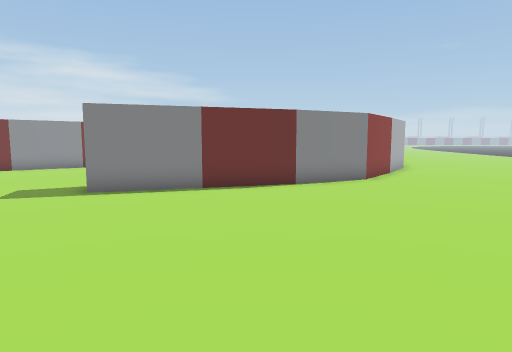
[1] (above)

21 first-person views from a walk through a Unity game level. The camera is 0.68 m above the floor, tilts 6° down and sees 75° across. The floor is counted in squares, 0.5 m on a side. Each view is taken from the middle of a square. On the plan, view 1 faces up. The plan holds only what a view shows up to about 15 squares ahead; the rest is blank. The place goes on beyond the plan. The player is left out. Some surface patterns are stand-ins.

[2]
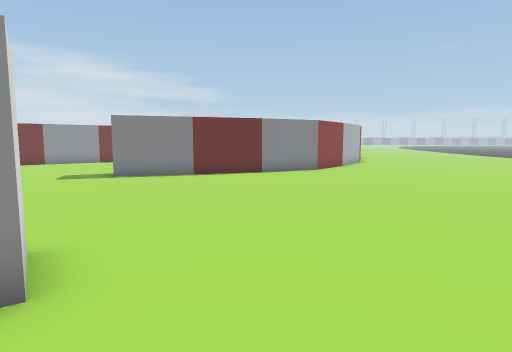

[3]
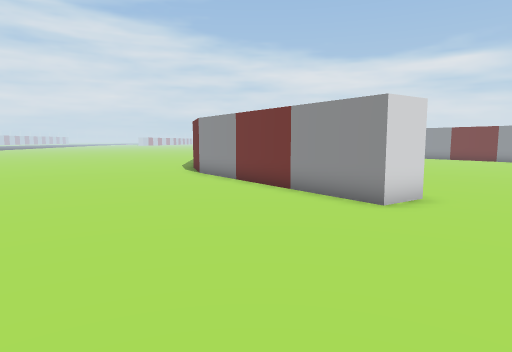

[4]
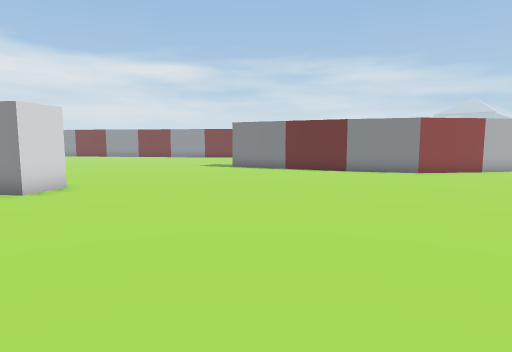

[5]
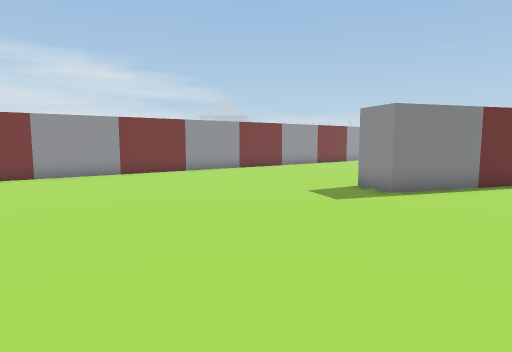

[6]
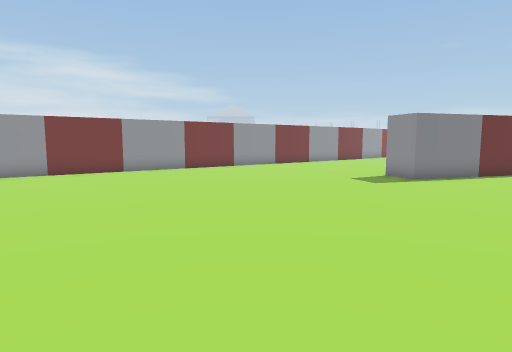

[7]
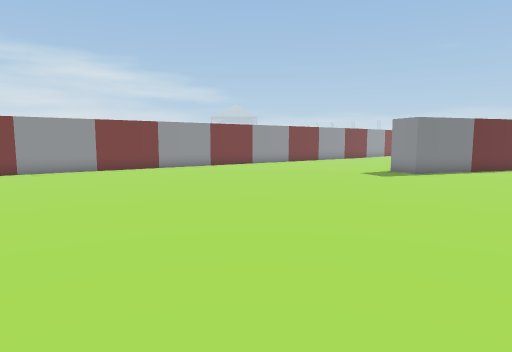

[8]
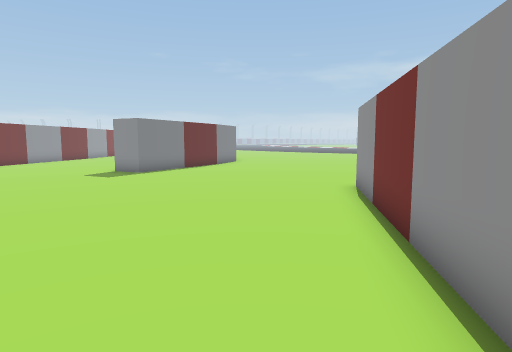

[9]
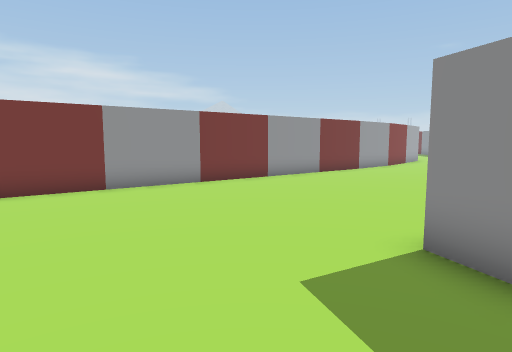

[10]
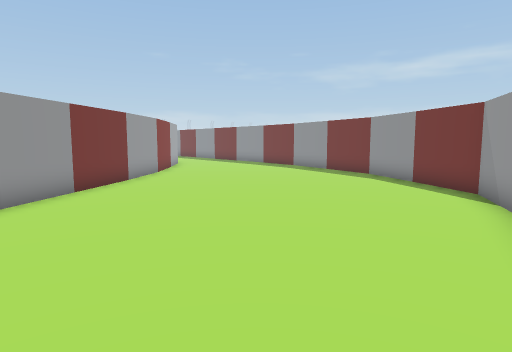

[11]
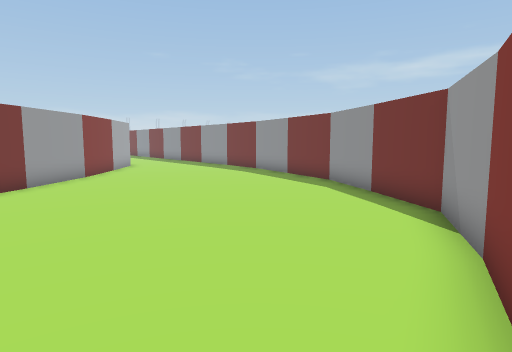

[12]
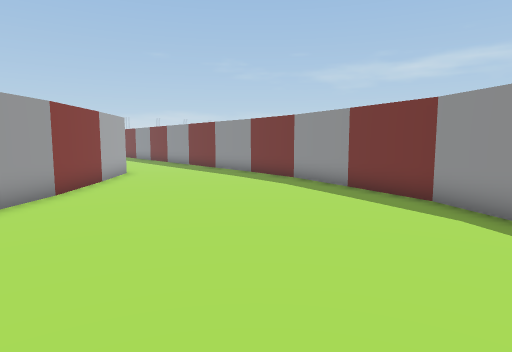

[13]
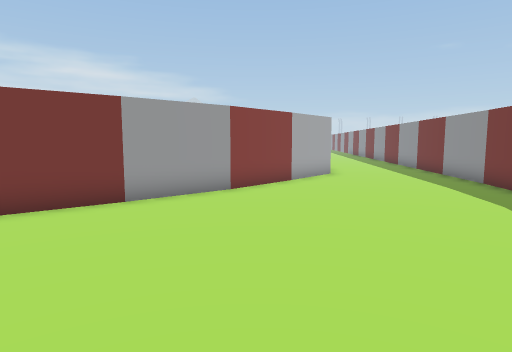

[14]
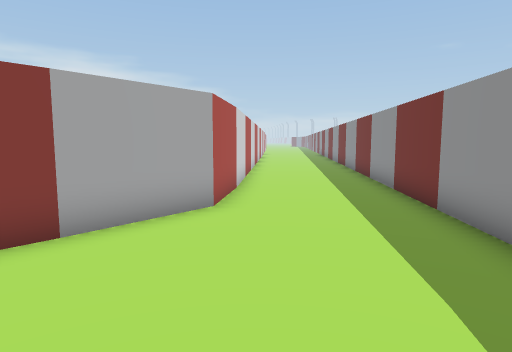

[15]
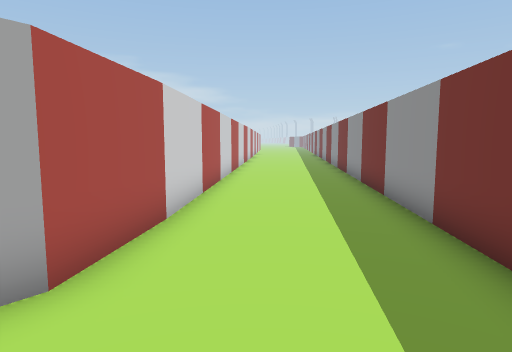

[16]
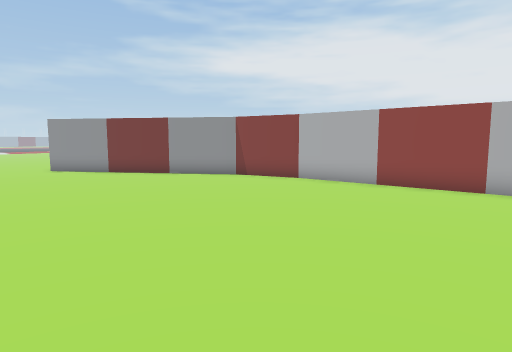

[17]
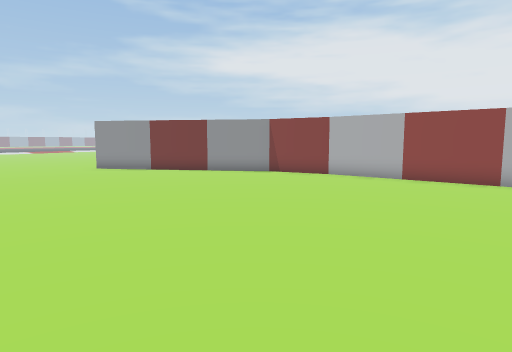

[18]
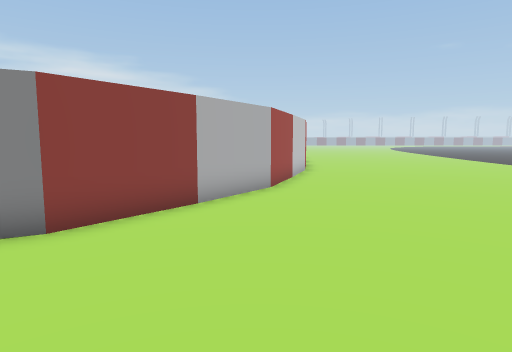

[19]
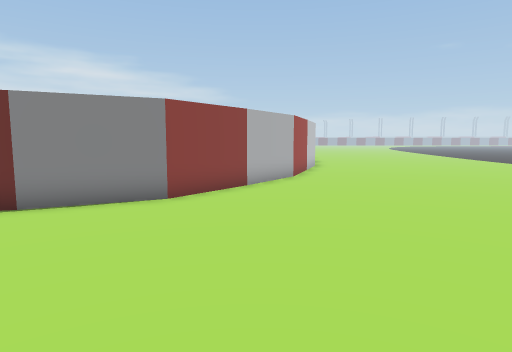

[20]
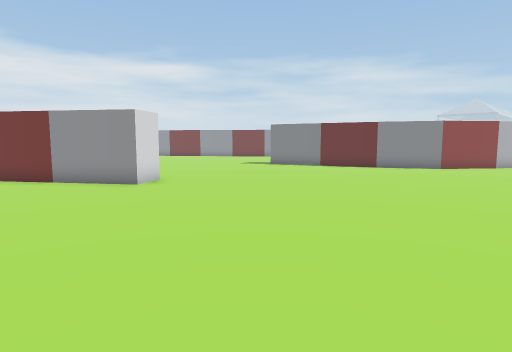

[21]
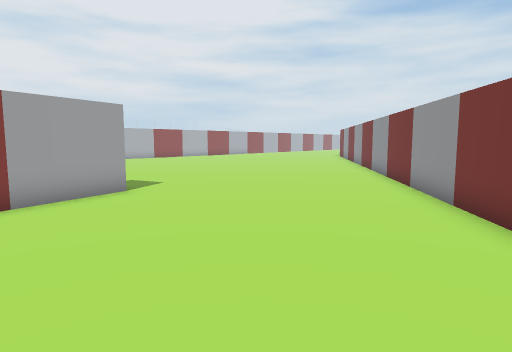

### Floor plan
Points are (right, up) in squares from view 1. A wall is a line through its corners. A room is listed if a view was taken in it or the views show most of it. See-through windows are left out.
Room 1 (views 1, 2, 3, 4, 5, 6, 7, 8, 9, 10, 11, 12, 13, 14, 15, 16, 17, 18, 19, 20, 21)
walls: (1.3, 10.5) (-4.4, 8.7) (-4.9, 10.1) (0.5, 11.8); (0.4, 11.7) (3.2, 13) (6.1, 17.4) (7.9, 22.9); (7.6, 16.7) (3.9, 11.8) (1.2, 10.5); (-1.8, 22.3) (-19.6, 9); (-11.5, -5.8) (-8.8, -5) (-1.8, -0.1) (-1, -1.3) (-8.3, -6.5); (0.3, 24.4) (-2, 22.3); (8, 22.7) (9.4, 35.9); (9.3, 22.2) (7.4, 16.7); (-17.8, -6.3) (-11.4, -5.8); (5.1, 37.4) (4.1, 28.9) (0.3, 24.2)

Where each view was taken, in squares from view 1:
view 1: 0 up, 0 right, facing up
view 2: 4 down, 1 right, facing up
view 3: 4 down, 6 right, facing left
view 4: 3 down, 9 right, facing up-left
view 5: 0 up, 8 left, facing up
view 6: 3 down, 10 left, facing up
view 7: 5 down, 11 left, facing up
view 8: 5 down, 11 left, facing up-right
view 9: 6 up, 7 left, facing up
view 10: 11 up, 7 left, facing up-right
view 11: 11 up, 4 left, facing up-right
view 12: 15 up, 2 left, facing up-right
view 13: 15 up, 1 right, facing up
view 14: 22 up, 5 right, facing up
view 15: 26 up, 6 right, facing up
view 16: 4 up, 19 left, facing down-right
view 17: 6 up, 19 left, facing down-right
view 18: 7 up, 7 right, facing up
view 19: 4 up, 6 right, facing up
view 20: 6 down, 9 right, facing up-left
view 21: 19 up, 1 left, facing down-left
